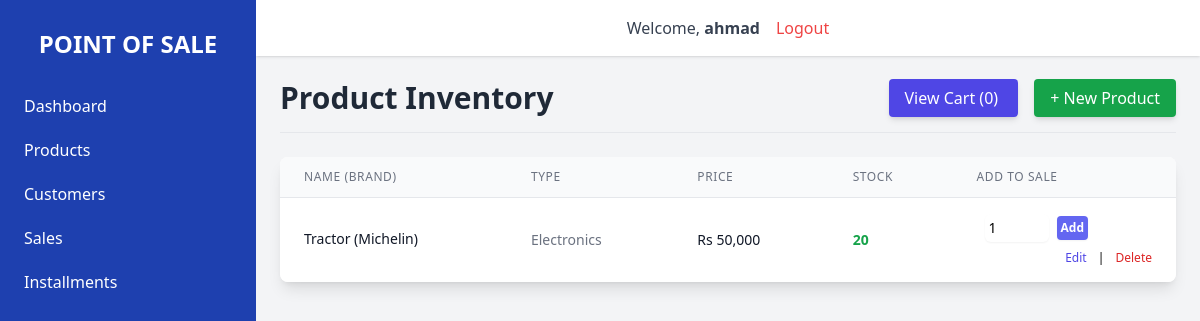
Page /products/ (signed in) on the earlier database version.
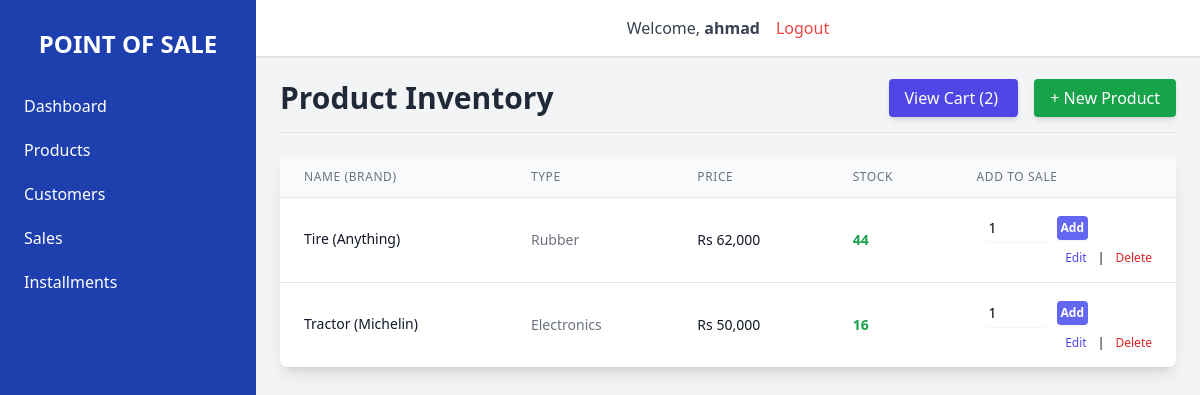
Same page on the later database version.
### products/models.py (models this page shows, shortened)
class Product(models.Model):
    name = models.CharField(max_length=255)
    brand = models.CharField(max_length=100)
    size = models.CharField(max_length=50, blank=True, null=True, help_text="e.g., L, XL, 32/32")
    type = models.CharField(max_length=100, help_text="e.g., Shirt, Electronics, Grocery")
    description = models.TextField(blank=True)
    price = models.DecimalField(max_digits=10, decimal_places=2)
    stock_quantity = models.IntegerField(default=0)
    created_at = models.DateTimeField(auto_now_add=True)
    class Meta:
        ordering = ['name']

class Cart(models.Model):
    user = models.ForeignKey(User, on_delete=models.CASCADE, related_name='carts')
    customer = models.ForeignKey(Customer, on_delete=models.SET_NULL, null=True, blank=True)
    created_at = models.DateTimeField(auto_now_add=True)
    updated_at = models.DateTimeField(auto_now=True)
    def get_total_items(self):
        return self.items.count()

### products/views.py (the view)
# urls.py: path('', views.ProductListView.as_view(), name='product_list'),
class ProductListView(LoginRequiredMixin, ListView):
    model = Product
    template_name = 'products/product_list.html'
    context_object_name = 'products'
    paginate_by = 15

### products/templates/products/product_list.html (shortened to what the changed rows need)
{% extends 'base.html' %}
{% load humanize %}
{% block content %}
<div class="space-y-6">
    <div class="flex justify-between items-center border-b pb-4 mb-4">
        <h1 class="text-3xl font-bold text-gray-800">Product Inventory</h1>
        <div class="space-x-4">
            <a href="{% url 'products:cart_detail' %}" class="bg-indigo-600 hover:bg-indigo-700 text-white font-medium py-2 px-4 rounded transition duration-150 shadow-md">
                View Cart ({{ request.user.carts.first.get_total_items|default:0 }})
            </a>
            <a href="{% url 'products:product_create' %}" class="bg-green-600 hover:bg-green-700 text-white font-medium py-2 px-4 rounded transition duration-150 shadow-md">
                + New Product
            </a>
        </div>
    </div>
    <div class="bg-white shadow-lg rounded-lg overflow-x-auto">
        <table class="min-w-full divide-y divide-gray-200">
            <thead class="bg-gray-50">
                <tr>
                    <th class="px-6 py-3 text-left text-xs font-medium text-gray-500 uppercase tracking-wider">Name (Brand)</th>
                    <th class="px-6 py-3 text-left text-xs font-medium text-gray-500 uppercase tracking-wider hidden sm:table-cell">Type</th>
                    <th class="px-6 py-3 text-left text-xs font-medium text-gray-500 uppercase tracking-wider">Price</th>
                    <th class="px-6 py-3 text-left text-xs font-medium text-gray-500 uppercase tracking-wider">Stock</th>
                    <th class="relative px-6 py-3 text-left text-xs font-medium text-gray-500 uppercase tracking-wider">Add to Sale</th>
                </tr>
            </thead>
            <tbody class="bg-white divide-y divide-gray-200">
                {% for product in products %}
                <tr>
                    <td class="px-6 py-4 whitespace-nowrap text-sm font-medium text-gray-900">
                        {{ product.name }} ({{ product.brand }})
                    </td>
                    <td class="px-6 py-4 whitespace-nowrap text-sm text-gray-500 hidden sm:table-cell">{{ product.type }}</td>
                    <td class="px-6 py-4 whitespace-nowrap text-sm text-gray-900">Rs {{ product.price|floatformat:0|intcomma }}</td>
                    <td class="px-6 py-4 whitespace-nowrap text-sm font-semibold">
                        {% if product.stock_quantity < 10 and product.stock_quantity > 0 %}
                            <span class="text-orange-500">{{ product.stock_quantity }} (Low)</span>
                        {% elif product.stock_quantity == 0 %}
                            <span class="text-red-500">Out of Stock</span>
                        {% else %}
                            <span class="text-green-600">{{ product.stock_quantity }}</span>
                        {% endif %}
                    </td>
                    <td class="px-6 py-4 whitespace-nowrap text-right text-sm font-medium">
                        {% if product.stock_quantity > 0 %}
                        <form method="post" action="{% url 'products:add_to_cart' product.pk %}" class="flex items-center space-x-2">
                            <input type="number" name="quantity" value="1" min="1" max="{{ product.stock_quantity }}"
                                class="w-16 border-gray-300 rounded-md shadow-sm text-sm p-1 focus:ring-indigo-500 focus:border-indigo-500"
                                required>
                            <button type="submit" class="bg-indigo-500 hover:bg-indigo-600 text-white p-1 rounded shadow-sm text-xs font-semibold">
                                Add
                            </button>
                        </form>
                        {% else %}
                        <span class="text-red-500 text-xs">N/A</span>
                        {% endif %}
                        <div class="mt-2 text-xs">
                            <a href="{% url 'products:product_update' product.pk %}" class="text-indigo-600 hover:text-indigo-900 mr-2">Edit</a>
                            |
                            <a href="{% url 'products:product_delete' product.pk %}" class="text-red-600 hover:text-red-900 ml-2">Delete</a>
                        </div>
                    </td>
                </tr>
                {% empty %}
                <tr>
                    <td colspan="5" class="px-6 py-4 text-center text-gray-500">No products found.</td>
                </tr>
                {% endfor %}
            </tbody>
        </table>
    </div>
</div>
{% endblock content %}

### templates/base.html (shortened to what this page needs)
{% load static %}
<!DOCTYPE html>
<html lang="en">
<head>
    <script src="https://cdn.tailwindcss.com"></script>
</head>
<body class="bg-primary-light min-h-screen flex">
    <aside id="sidebar" class="bg-primary-blue text-white w-64 space-y-6 py-7 px-2 absolute inset-y-0 left-0 transform -translate-x-full md:relative md:translate-x-0 transition duration-200 ease-in-out">
        <a href="{% url 'dashboard:dashboard_view' %}" class="text-white text-2xl font-semibold uppercase flex items-center justify-center">
            Point of Sale
        </a>
        <nav>
            <a href="{% url 'dashboard:dashboard_view' %}" class="block py-2.5 px-4 rounded transition duration-200 hover:bg-white hover:text-primary-blue">
                Dashboard
            </a>
            <a href="{% url 'products:product_list' %}" class="block py-2.5 px-4 rounded transition duration-200 hover:bg-white hover:text-primary-blue">
                Products
            </a>
            <a href="{% url 'customers:customer_list' %}" class="block py-2.5 px-4 rounded transition duration-200 hover:bg-white hover:text-primary-blue">
                Customers
            </a>
            <a href="{% url 'sales:sale_list' %}" class="block py-2.5 px-4 rounded transition duration-200 hover:bg-white hover:text-primary-blue">
                Sales
            </a>
            <a href="{% url 'sales:installment_list' %}" class="block py-2.5 px-4 rounded transition duration-200 hover:bg-white hover:text-primary-blue">
                Installments
            </a>
        </nav>
    </aside>
    <div class="flex-1 flex flex-col overflow-hidden">
        <header class="flex justify-around items-center bg-white shadow p-4">
            <div class="flex justify-between items-center space-x-4">
                {% if user.is_authenticated %}
                <span class="text-gray-700">Welcome, <strong>{{ user.username }}</strong></span>
                <a href="{% url 'accounts:logout' %}" class="text-red-500 hover:text-red-700 font-medium">
                    Logout
                </a>
                {% endif %}
            </div>
        </header>
        <main class="flex-1 overflow-x-hidden overflow-y-auto p-6">
            {% block content %}
            {% endblock content %}
        </main>
    </div>
</body>
</html>

Differences in the rows shown:
added Product: name "Tire", brand "Anything", type "Rubber", price "62,000", stock_quantity "44"
changed Product "Tractor": stock_quantity "20" → "16"
Other differences:
{{ request.user.carts.first.get_total_items|default:0 }}: "0" → "2"
